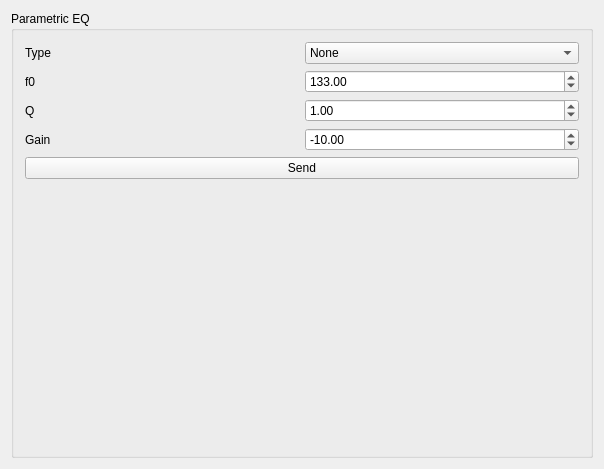
<?xml version="1.0" encoding="UTF-8"?>
<ui version="4.0">
 <class>Equalizer</class>
 <widget class="QWidget" name="Equalizer">
  <property name="geometry">
   <rect>
    <x>0</x>
    <y>0</y>
    <width>604</width>
    <height>469</height>
   </rect>
  </property>
  <property name="windowTitle">
   <string>waveOverUDP</string>
  </property>
  <layout class="QGridLayout" name="gridLayout">
   <item row="0" column="0">
    <widget class="QGroupBox" name="parametricEqGroupBox">
     <property name="title">
      <string>Parametric EQ</string>
     </property>
     <layout class="QGridLayout" name="gridLayout_2">
      <item row="0" column="0">
       <widget class="QLabel" name="typeLabel">
        <property name="text">
         <string>Type</string>
        </property>
       </widget>
      </item>
      <item row="1" column="1">
       <widget class="QDoubleSpinBox" name="f0SpinBox">
        <property name="minimum">
         <double>10.000000000000000</double>
        </property>
        <property name="maximum">
         <double>24000.000000000000000</double>
        </property>
        <property name="value">
         <double>133.000000000000000</double>
        </property>
       </widget>
      </item>
      <item row="4" column="0" colspan="2">
       <widget class="QPushButton" name="sendEqButton">
        <property name="text">
         <string>Send</string>
        </property>
       </widget>
      </item>
      <item row="3" column="0">
       <widget class="QLabel" name="gainLabel">
        <property name="text">
         <string>Gain</string>
        </property>
       </widget>
      </item>
      <item row="1" column="0">
       <widget class="QLabel" name="f0Label">
        <property name="text">
         <string>f0</string>
        </property>
       </widget>
      </item>
      <item row="3" column="1">
       <widget class="QDoubleSpinBox" name="gainSpinBox">
        <property name="minimum">
         <double>-100.000000000000000</double>
        </property>
        <property name="maximum">
         <double>100.000000000000000</double>
        </property>
        <property name="value">
         <double>-10.000000000000000</double>
        </property>
       </widget>
      </item>
      <item row="2" column="0">
       <widget class="QLabel" name="qLabel">
        <property name="text">
         <string>Q</string>
        </property>
       </widget>
      </item>
      <item row="5" column="0" colspan="2">
       <widget class="BodePlot" name="bodePlot">
        <property name="sizePolicy">
         <sizepolicy hsizetype="MinimumExpanding" vsizetype="MinimumExpanding">
          <horstretch>0</horstretch>
          <verstretch>0</verstretch>
         </sizepolicy>
        </property>
       </widget>
      </item>
      <item row="2" column="1">
       <widget class="QDoubleSpinBox" name="qSpinBox">
        <property name="minimum">
         <double>0.500000000000000</double>
        </property>
        <property name="value">
         <double>1.000000000000000</double>
        </property>
       </widget>
      </item>
      <item row="0" column="1">
       <widget class="QComboBox" name="typeComboBox">
        <item>
         <property name="text">
          <string>None</string>
         </property>
        </item>
        <item>
         <property name="text">
          <string>LowPass</string>
         </property>
        </item>
        <item>
         <property name="text">
          <string>HighPass</string>
         </property>
        </item>
        <item>
         <property name="text">
          <string>BandPassConstantSkirt</string>
         </property>
        </item>
        <item>
         <property name="text">
          <string>BandPassConstantPeak</string>
         </property>
        </item>
        <item>
         <property name="text">
          <string>Notch</string>
         </property>
        </item>
        <item>
         <property name="text">
          <string>AllPass</string>
         </property>
        </item>
        <item>
         <property name="text">
          <string>Peak</string>
         </property>
        </item>
        <item>
         <property name="text">
          <string>LowShelf</string>
         </property>
        </item>
        <item>
         <property name="text">
          <string>HighShelf</string>
         </property>
        </item>
       </widget>
      </item>
     </layout>
    </widget>
   </item>
  </layout>
 </widget>
 <layoutdefault spacing="6" margin="11"/>
 <customwidgets>
  <customwidget>
   <class>BodePlot</class>
   <extends>QFrame</extends>
   <header>BodePlot.h</header>
   <container>1</container>
  </customwidget>
 </customwidgets>
 <resources/>
 <connections/>
</ui>
